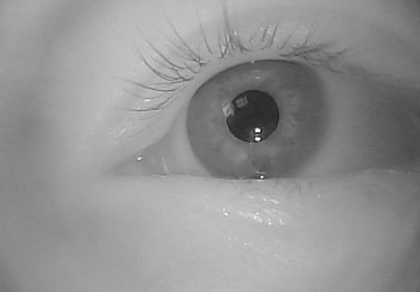
%> input picture front_raw.png, 420 x 292 px, shrunk from 1640 x 1140 before the run
$ octave pupil_detection.m   (GNU Octave 9; MATLAB toolbox functions it lacks are replaced by stand-ins)
%> lines starting %> are read from the running program, lines starting %| are printed output that depends on the picture; in (x1, y1, x2, y2) boxes, pixels count from 0 and x2, y2 are one past the last pixel; in counts of white or black regions, pixels touching at a corner belong together; the program's own positions count from 1
### fastRadialSymmetryTransform.m
%% Fast Radial Symmetry Transform function
% This algorithm segments and returns all the possible locations of the
% center of the Pupil in the image passed to it as an argument
%%

function [filteredImage] = fastRadialSymmetryTransform(Image, pupilRadii, param, stdDev)
%> called with pupilRadii = 100, param = 2, stdDev = 0.01
    originalImage = double(Image);
    [gy, gx] = gradient(originalImage);
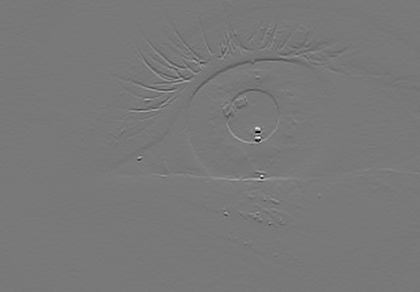
%> gx: size 292x420 double; min -0.384, max 0.425, mean -7.65e-05; drawn with min black and max white
    maxRadius = ceil(max(pupilRadii(:)));
    offset = [maxRadius maxRadius];
    filteredImage = zeros(size(originalImage) + 2*offset);
    S = zeros([numel(pupilRadii), size(filteredImage, 1), size(filteredImage, 2)]);

    radiusIndex = 1;
    for n = pupilRadii
        O = zeros(size(filteredImage));
        M = zeros(size(filteredImage));
        for i = 1:size(originalImage, 1)
            for j=1:size(originalImage, 2)
                currentPoint = [i j];
                grad = [gx(i,j) gy(i,j)];
                gradientNorm = sqrt( grad * grad' ) ;
                if (gradientNorm > 0)
                    gradientPattern = round((grad./gradientNorm) * n);
                    diff = currentPoint - gradientPattern;
                    diff = diff + offset;
                    O(diff(1), diff(2)) = O(diff(1), diff(2)) - 1;
                    M(diff(1), diff(2)) = M(diff(1), diff(2)) - gradientNorm;
                end
            end
        end

        M = abs(M);
        O = abs(O);
        M = M ./ max(M(:));
        O = O ./ max(O(:));
        S_n = (O.^param) .* M;
        gaussian = fspecial('gaussian', [ceil(n/2) ceil(n/2)], n*stdDev);
        S(radiusIndex, :, :) = imfilter(S_n, gaussian);
        radiusIndex = radiusIndex + 1;
    end
%> this loop made 1 pass
%> pass 1, in fastRadialSymmetryTransform, `O = abs(O);`:
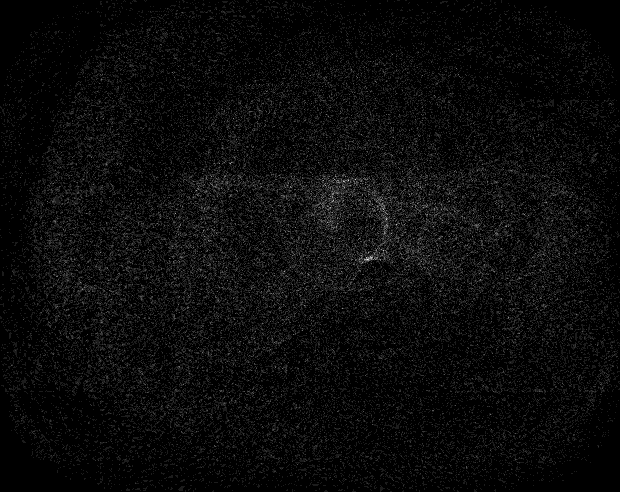
%> O: size 492x620 double; min 0, max 9, mean 0.378; drawn with min black and max white
%> after the loop, diff = [463 591]; gradientPattern = [-71 -71]; radiusIndex = 2

    filteredImage = squeeze(sum(S, 1));
    filteredImage = filteredImage(offset(1)+1:end-offset(2), offset(1)+1:end-offset(2));
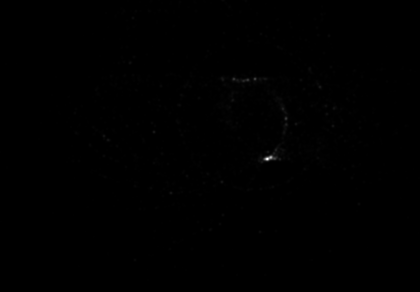
%> filteredImage: size 292x420 double; min 4.75e-08, max 0.27, mean 0.000541; drawn with min black and max white

end

### pupil_detection.m
%% pupil detection
close all;
clear all;
I = im2double(imread('front_raw.png'));
grayImage = rgb2gray(I);
f = fastRadialSymmetryTransform(grayImage, 100, 2, 0.01);
level = graythresh(f);
%> level = 0.0667
binaryMask= im2bw(f,level);
%> binaryMask: size 292x420 logical; 0.03% white; 1 white region, box (x1, y1, x2, y2) and area: (264, 156, 275, 161) 34
binaryMaskNew = binaryMask;
CC = bwconncomp(binaryMaskNew);
%> CC = 1 connected component
numPixels = cellfun(@numel,CC.PixelIdxList);
%> numPixels = 34
[connComps,idx] = sort(numPixels,'descend');
%> connComps = 34; idx = 1
binaryMask(CC.PixelIdxList{idx(1)}) = 0;
%> binaryMask: size 292x420 logical; every value is 0
filteredImage = imsubtract(binaryMaskNew,binaryMask);
%> filteredImage: size 292x420 double; values 0 (black) and 1 (white), 0.03% white; 1 white region
[labels, num] = bwlabel(filteredImage);
%> num = 1

figure, imshow(grayImage), title('Probable Pupil Locations'), hold on,
s = regionprops(labels, 'BoundingBox', 'Area', 'Centroid','MajorAxisLength','MinorAxisLength');
%> s = 1 region; box (x1, y1, x2, y2), Area, Centroid, MajorAxisLength and MinorAxisLength: (264, 156, 275, 161) 34 [269.4 159] 10.88 4.38
rectangle('position', s(1).BoundingBox,'EdgeColor','b','linewidth',2); hold on;

% pupil centroid
pupilCenters(1,1) = s(1).Centroid(1);
pupilCenters(1,2) = s(1).Centroid(2);

cx = pupilCenters(1,1);
%> cx = 269.4
cy = pupilCenters(1,2);
%> cy = 159
[height, width] = size(grayImage);
%> height = 292; width = 420
pupilArea_upperleft = max(0, cy - 120);
%> pupilArea_upperleft = 38.97
pupilArea_lowerleft = min(cy + 120, height);
%> pupilArea_lowerleft = 279
pupilArea_upperright =  max(0, cx - 120);
%> pupilArea_upperright = 149.4
pupilArea_lowerright = min(cx + 120, width);
%> pupilArea_lowerright = 389.4
pupilArea = grayImage(pupilArea_upperleft:pupilArea_lowerleft, pupilArea_upperright: pupilArea_lowerright);
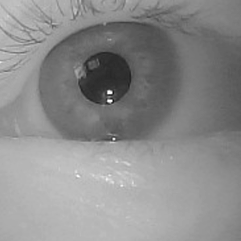
%> pupilArea: size 241x241 double; min 0.0627, max 1, mean 0.549
% figure; imshow(pupilArea);
level = graythresh(pupilArea);
%> level = 0.537
pupilArea_BW = im2bw(pupilArea,level);
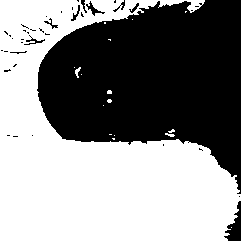
%> pupilArea_BW: size 241x241 logical; 54.5% white; 39 black regions (29 under 20 px), largest, box (x1, y1, x2, y2) and area: (37, 0, 241, 194) 25611, (224, 201, 241, 241) 331, (86, 1, 105, 16) 77
% figure; imshow(pupilArea_BW);
SE = strel('diamond', 3);
pupilArea_BWdilate = imdilate(pupilArea_BW, SE);
%> pupilArea_BWdilate: size 241x241 logical; 58.9% white; 5 black regions (3 under 20 px), largest, box (x1, y1, x2, y2) and area: (40, 0, 241, 184) 23692, (230, 217, 241, 241) 163
pupil_edge = pupilArea_BWdilate - pupilArea_BW;
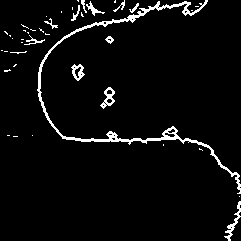
%> pupil_edge: size 241x241 double; values 0 (black) and 1 (white), 4.4% white in thin lines or dots

[x,y] = find(pupil_edge == 1);
%> x = 2541 values from 1 to 241; y = 2541 values from 2 to 241
x = x + pupilArea_upperright;
%> x = 2541 values, max 390.4 at index 2325, min 150.4 at index 665, mean 234.9
y = y + pupilArea_upperleft;
%> y = 2541 values from 40.97 to 280
plot(x,y,'o');
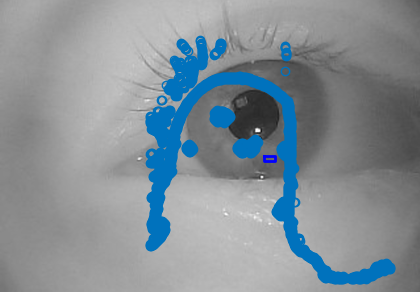
%> figure redrawn from the program's plot data; its title reads 'Probable Pupil Locations'


% [5 lines of commented-out code are left out]

$ run again, with left_raw.png copied over front_raw.png
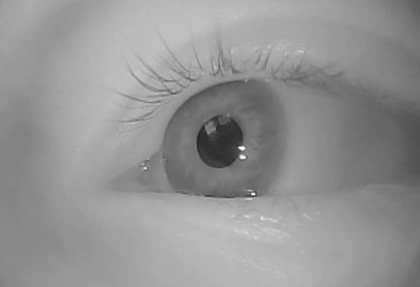
%> input picture left_raw.png, 420 x 287 px, shrunk from 1592 x 1088 before the run
%> after the loop in fastRadialSymmetryTransform, `for n = pupilRadii`: diff = [387 620]; gradientPattern = [0 -100]; radiusIndex = 2
%> `level = graythresh(f);`: level = 0.0157
%> CC = 14 connected components
%> numPixels = [6 4 1 4 1 6 23 1 4 3 133 4 5 4]
%> connComps = [133 23 6 6 5 4 4 4 4 4 3 1 1 1]; idx = [11 7 1 6 13 2 4 9 12 14 10 3 5 8]
%> num = 1
%> s = 1 region; box (x1, y1, x2, y2), Area, Centroid, MajorAxisLength and MinorAxisLength: (238, 160, 261, 183) 133 [251.2 175.2] 32.88 8.83
%> cx = 251.2
%> cy = 175.2
%> pupilArea_upperleft = 55.19
%> pupilArea_lowerleft = 287
%> pupilArea_upperright = 131.2
%> pupilArea_lowerright = 371.2
%> `level = graythresh(pupilArea);`: level = 0.549
%> `pupilArea_BW = im2bw(pupilArea,level);`:
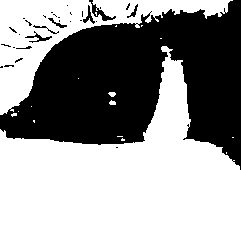
%> pupilArea_BW: size 232x241 logical; 57.3% white; 31 black regions (23 under 20 px), largest, box (x1, y1, x2, y2) and area: (0, 0, 241, 170) 23274, (89, 0, 116, 21) 145, (25, 31, 52, 43) 88
%> pupilArea_BWdilate: size 232x241 logical; 63.2% white; 1 black region, box (x1, y1, x2, y2) and area: (0, 0, 241, 164) 20582
%> pupil_edge: size 232x241 double; values 0 (black) and 1 (white), 5.9% white in thin lines or dots, all inside (x1, y1, x2, y2) = (0, 0, 241, 170)
%> `[x,y] = find(pupil_edge == 1);`: x = 3288 values from 1 to 170; y = 3288 values from 1 to 241
%> `x = x + pupilArea_upperright;`: x = 3288 values, max 301.2 at index 3288, min 132.2 at index 1144, mean 206.1
%> `y = y + pupilArea_upperleft;`: y = 3288 values from 56.19 to 296.2
%> `plot(x,y,'o');`:
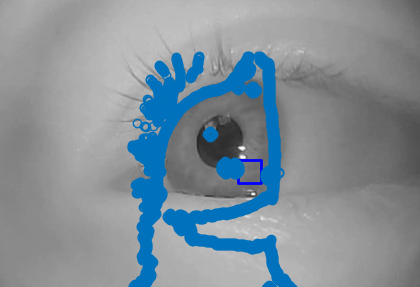
%> figure redrawn from the program's plot data; its title reads 'Probable Pupil Locations'
